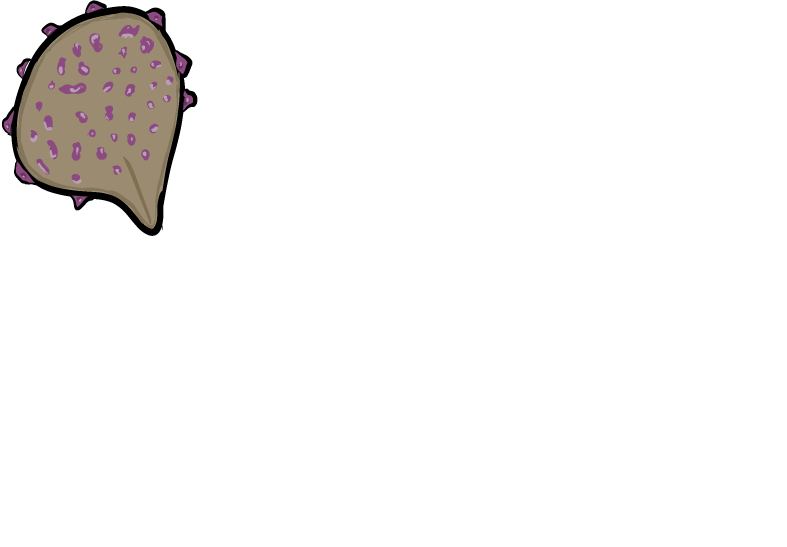
#> input picture assets/seeds/Everbloom_seed_asset.png, 2360 x 1640 px, found by its file name (shown at 1/3 size); its folder holds 3 pictures in this run
$ python test.py
#> lines starting #> are read from the running program, lines starting #| are printed output that depends on the picture
import os
from PIL import Image

folder_path = 'assets\seeds'
dest_path = 'assets\seeds'
images = os.listdir(folder_path)


image_path = os.path.join(folder_path, 'Everbloom_seed_asset.png')
img = Image.open(image_path)
#> img is the input picture: PIL image 2360x1640 RGBA; mean R, G, B, A 9.1, 7.8, 6.9, 18
width, height = img.size
#> width = 2360; height = 1640

img = img.crop((0, 0, 587, 707))
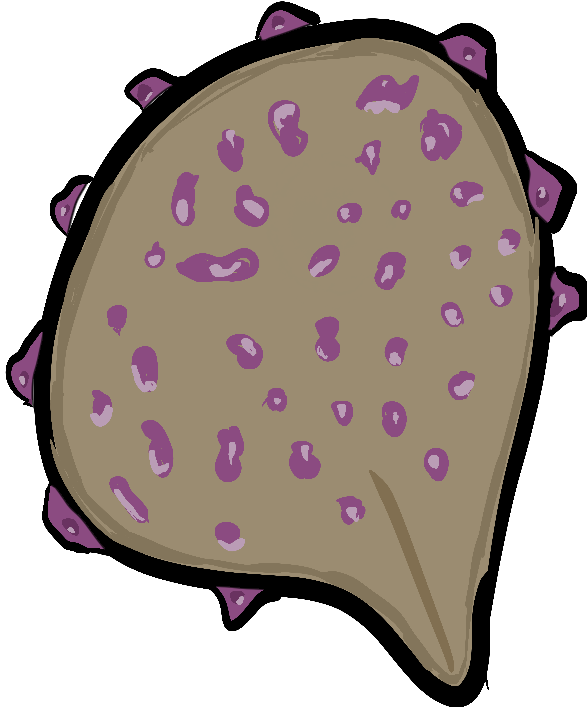
#> img: PIL image 587x707 RGBA; mean R, G, B, A 85.1, 73, 64.5, 167.4; transparent parts drawn white

img = img.resize((30, 30))
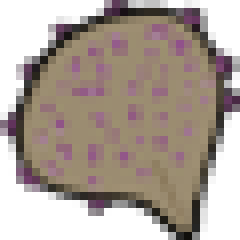
#> img: PIL image 30x30 RGBA (shown 8 times larger); mean R, G, B, A 86.2, 73.6, 65.4, 167.6; transparent parts drawn white
destination = os.path.join(dest_path, 'Everbloom_seed.png')
img.save(destination)

# make an array of images that are cropped from 0, 0 to 1072, 1541
# and then resized to 50x100
